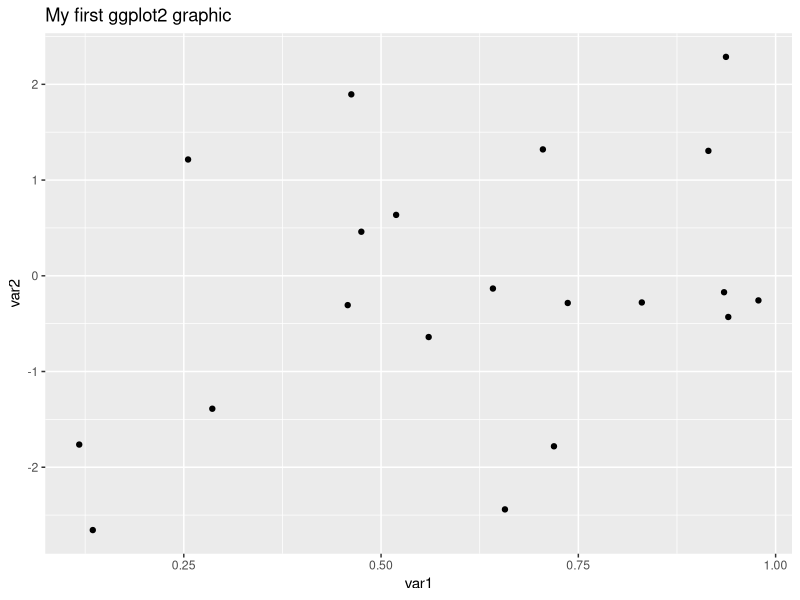
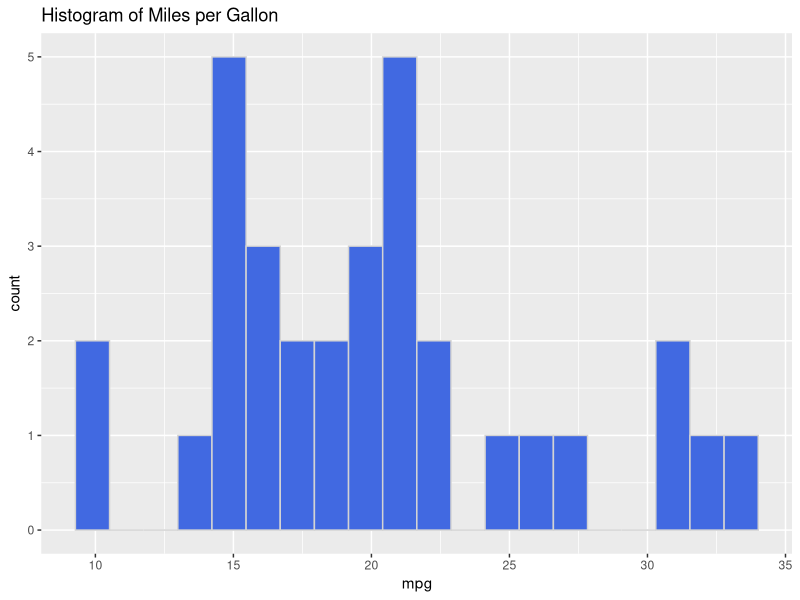
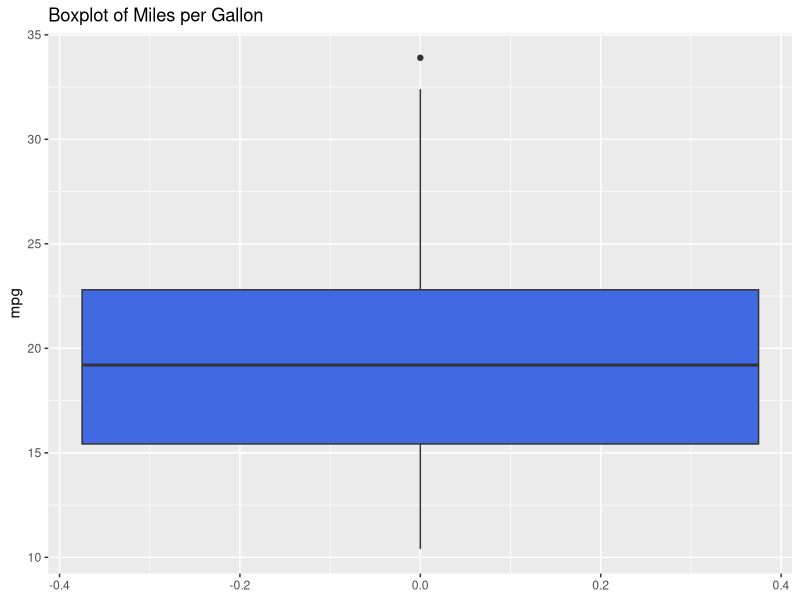
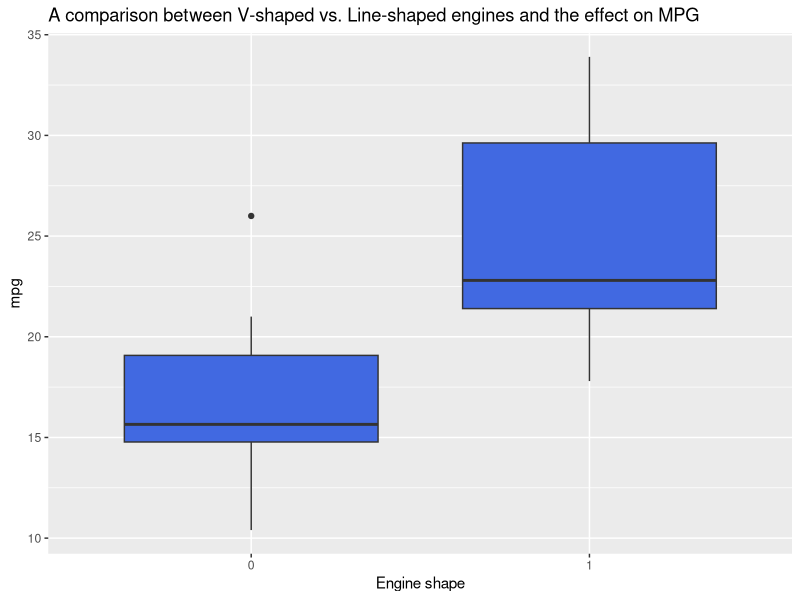
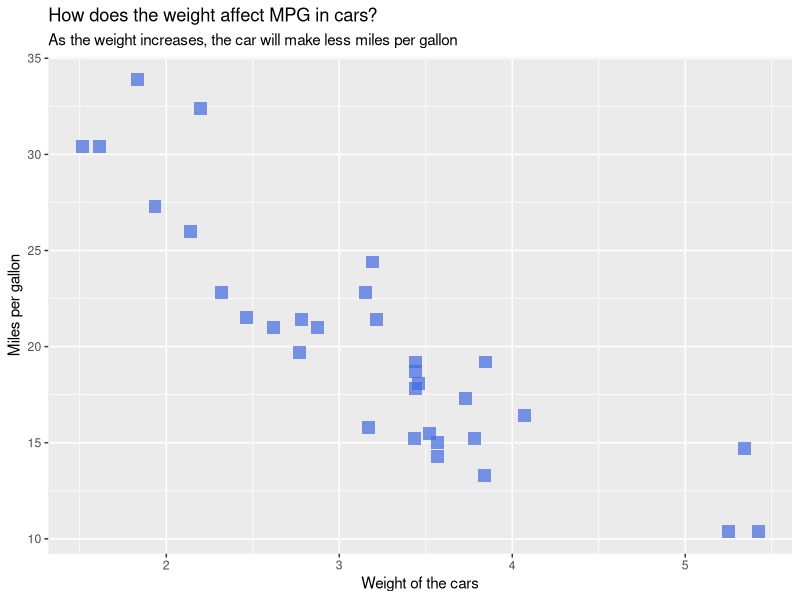
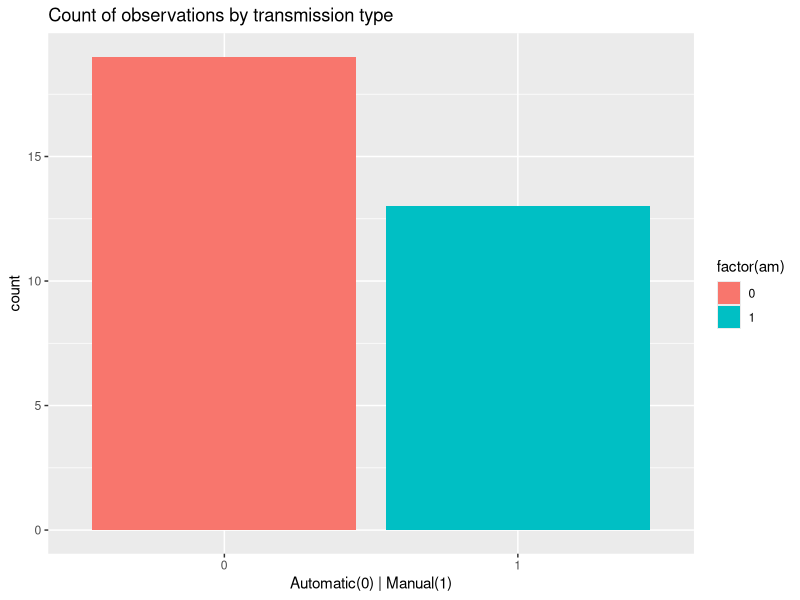
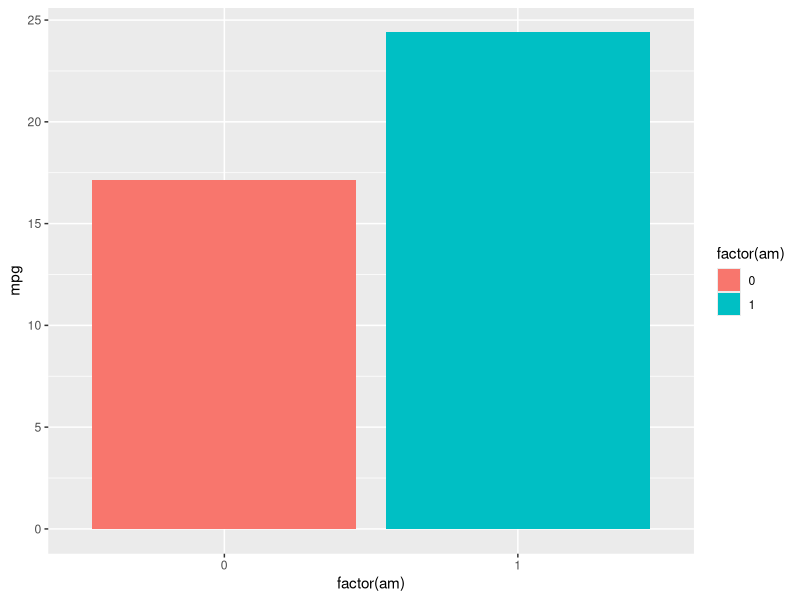
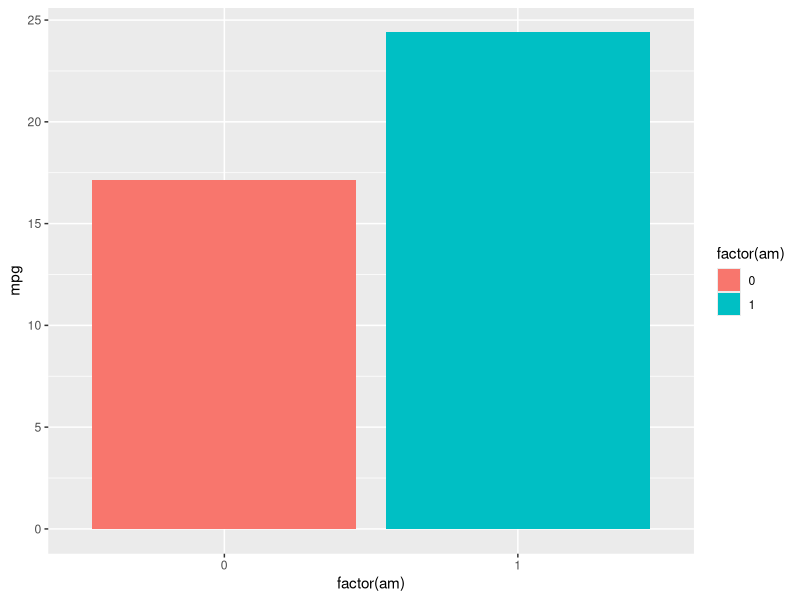

Write R code to recreate these figures, in order.
## ---- chunk 1

library(tidyverse)
library(datasets)
library(patchwork)

## ---- chunk 2

# Set a seed for reproduce the same results
set.seed(42)

# Create a sample dataset
df <- data.frame(
  var1 = runif(20),
  var2 = rnorm(20)
)


# What is the dataset to be used?
ggplot(df) +
# What kind of graphic?
  geom_point( 
# What goes on X and Y?
    mapping= aes(x=var1, y=var2 ) ) +
# What is the graphic title?
  ggtitle('My first ggplot2 graphic')

## ---- chunk 3

# Loading the dataset
data("mtcars")
df <- mtcars

remove(mtcars)

## ---- chunk 4

# What is the dataset to be used?
ggplot(df) +
# What kind of graphic?
  geom_histogram( 
# What goes on x, what is the color, fill color and number of bins?
    mapping= aes(x= mpg), bins= 20,
    color='lightgray', fill='royalblue' ) +
# What is the graphic title?
  ggtitle('Histogram of Miles per Gallon')


## ---- chunk 5

# Boxplot of MPG

# Dataset
ggplot( df ) + 
# Geometry, Y and filling color
  geom_boxplot( aes(y=mpg), fill='royalblue' ) + 
# title
  ggtitle('Boxplot of Miles per Gallon')

## ---- chunk 6

# Boxplot of MPG by engine type

# Dataset
ggplot( df ) + 
# Geometry, X, Y and filling color
  geom_boxplot( aes(x= factor(vs), y=mpg), fill='royalblue' ) + 
# overwrite the X label
  labs(x='Engine shape') +
# title
  ggtitle('A comparison between V-shaped vs. Line-shaped engines and the effect on MPG')

## ---- chunk 7

# Scatterplot weight versus mpg
ggplot(df) + 
  geom_point( aes(x= wt, y= mpg), 
              color= 'royalblue', size=4, shape=15, alpha=0.7 ) +
  labs(x= 'Weight of the cars', y= 'Miles per gallon',
       title= 'How does the weight affect MPG in cars?',
       subtitle= 'As the weight increases, the car will make less miles per gallon')

## ---- chunk 8

# Bar plot
ggplot(df) + 
  geom_bar( aes(x= factor(am), fill=factor(am) ) ) +
  labs(x='Automatic(0) | Manual(1)') + 
  ggtitle('Count of observations by transmission type')


## ---- chunk 9

# Bar plot with two variables
ggplot(df) + 
# statistic calculation - mean value
  geom_bar(aes(x= factor(am), y= mpg, fill= factor(am)),
           stat = 'summary', fun='mean')

# Another syntax
ggplot(df) + 
# statistic calculation - mean value
  stat_summary(aes(x= factor(am), y= mpg, fill= factor(am)), fun='mean', geom='bar')

## ---- chunk 10

# Column plot for MPG by transmission type
ggplot(df) + 
  geom_col( aes(x= factor(am), y=mpg, fill=factor(am) ) ) +
  labs(x='Automatic(0) | Manual(1)')


## ---- chunk 11

# Bar plot stacked
g1=ggplot(df) + 
  geom_bar( aes(x= factor(cyl), fill=factor(vs) ),
            position = 'stack')

# Bar plot side
g2=ggplot(df) + 
  geom_bar( aes(x= factor(cyl), fill=factor(vs) ),
            position = 'dodge')

# Bar plot fill
g3=ggplot(df) + 
  geom_bar( aes(x= factor(cyl), fill=factor(vs) ),
            position = 'fill')

# Patchwork to put three plots on the same line
(g1| g2| g3)

## ---- chunk 12
# Seed for reproduction
set.seed(42)

# Car sales
sales <- data.frame(
  month= factor(1:12),
  sales= as.integer(abs(rnorm(12)*10000)),
  sales2= as.integer(abs(rnorm(12)*11000))
)

## ---- chunk 13

# Simple Line plot
ggplot(sales) + 
  geom_line( aes(x=month, y= sales, group=1),
             size=1, color='darkgreen') +
  ggtitle('Car sales throughout the months')
## ---- chunk 14
# Line plot with two variables
ggplot(sales) + 
  geom_line( aes(x=month, y= sales, group=1, color='sales year 1'),
             size=1, linetype=2) +
  geom_line( aes(x=month, y= sales2, group=1, color='sales year 2'),
             size=1, linetype=1) +
  ggtitle('Car sales throughout the months - Two year comparison')

## ---- chunk 15

# Smooth line
ggplot(df) + 
  geom_point( aes(x= hp, y= mpg, color= factor(vs)) ) + 
  geom_smooth( aes(x= hp, y= mpg), method = 'loess')

## ---- chunk 16
# Smooth line
ggplot(df, aes(x= hp, y= mpg) ) + 
  geom_point(aes(color= factor(vs))) + 
  geom_smooth(method='loess')

## ---- chunk 17

# Theme BW
g1 = ggplot(df) + 
  geom_bar( aes(x= factor(am) ), fill= 'royalblue' ) + labs(title='BW')+
  theme_bw()

# Theme Classic
g2 = ggplot(df) + 
  geom_bar( aes(x= factor(am) ), fill= 'royalblue' ) + labs(title='Classic')+
  theme_classic()

# Theme Light
g3 = ggplot(df) + 
  geom_bar( aes(x= factor(am) ), fill= 'royalblue' ) + labs(title='Light')+
  theme_light()

# Theme dark
g4 = ggplot(df) + 
  geom_bar( aes(x= factor(am) ), fill= 'royalblue' ) + labs(title='Dark')+
  theme_dark()

# Theme Gray
g5 = ggplot(df) + 
  geom_bar( aes(x= factor(am) ), fill= 'royalblue' ) + labs(title='Gray')+
  theme_gray()

# Theme Linedraw
g6 = ggplot(df) + 
  geom_bar( aes(x= factor(am) ), fill= 'royalblue' ) + labs(title='Linedraw')+
  theme_linedraw()

# Theme Minimal
g7 = ggplot(df) + 
  geom_bar( aes(x= factor(am) ), fill= 'royalblue' ) + labs(title='Minimal')+
  theme_minimal()

# Theme void
g8 = ggplot(df) + 
  geom_bar( aes(x= factor(am) ), fill= 'royalblue' ) + labs(title='void')+
  theme_void()

(g1 | g2 | g3 | g4) / (g5 | g6 | g7 | g8)



